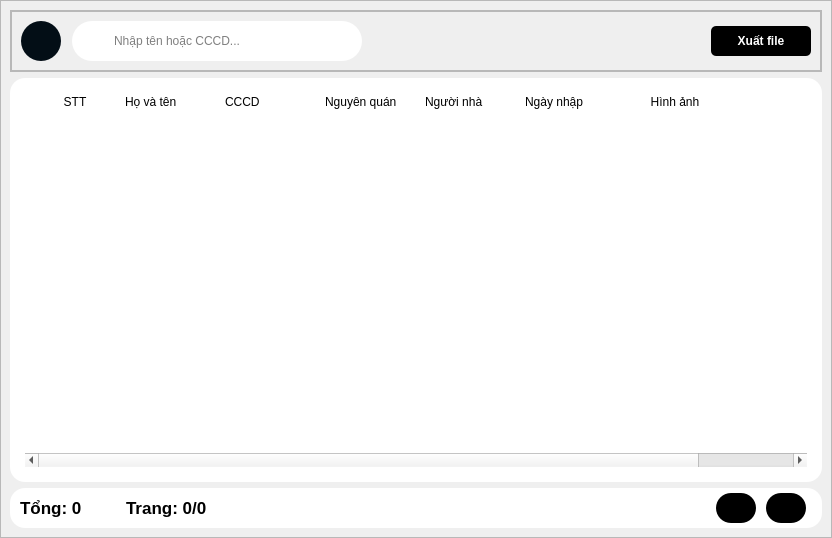
<?xml version="1.0" encoding="UTF-8"?>
<ui version="4.0">
 <class>Form</class>
 <widget class="QWidget" name="Form">
  <property name="geometry">
   <rect>
    <x>0</x>
    <y>0</y>
    <width>832</width>
    <height>538</height>
   </rect>
  </property>
  <property name="windowTitle">
   <string>Form</string>
  </property>
  <layout class="QGridLayout" name="gridLayout">
   <property name="leftMargin">
    <number>0</number>
   </property>
   <property name="topMargin">
    <number>0</number>
   </property>
   <property name="rightMargin">
    <number>0</number>
   </property>
   <property name="bottomMargin">
    <number>0</number>
   </property>
   <property name="spacing">
    <number>0</number>
   </property>
   <item row="0" column="0">
    <widget class="QFrame" name="frame">
     <property name="frameShape">
      <enum>QFrame::StyledPanel</enum>
     </property>
     <property name="frameShadow">
      <enum>QFrame::Raised</enum>
     </property>
     <layout class="QVBoxLayout" name="verticalLayout">
      <item>
       <widget class="QFrame" name="VehicleTypeOptionFrame">
        <property name="minimumSize">
         <size>
          <width>0</width>
          <height>50</height>
         </size>
        </property>
        <property name="frameShape">
         <enum>QFrame::StyledPanel</enum>
        </property>
        <property name="frameShadow">
         <enum>QFrame::Raised</enum>
        </property>
        <layout class="QGridLayout" name="gridLayout_43">
         <property name="leftMargin">
          <number>0</number>
         </property>
         <property name="topMargin">
          <number>0</number>
         </property>
         <property name="rightMargin">
          <number>0</number>
         </property>
         <property name="bottomMargin">
          <number>0</number>
         </property>
         <property name="spacing">
          <number>0</number>
         </property>
         <item row="0" column="0">
          <widget class="QFrame" name="VehicleTypeOptionBlankFrame_2">
           <property name="frameShape">
            <enum>QFrame::StyledPanel</enum>
           </property>
           <property name="frameShadow">
            <enum>QFrame::Raised</enum>
           </property>
           <layout class="QHBoxLayout" name="horizontalLayout_3">
            <item>
             <widget class="QPushButton" name="btnAddMember">
              <property name="minimumSize">
               <size>
                <width>40</width>
                <height>40</height>
               </size>
              </property>
              <property name="maximumSize">
               <size>
                <width>40</width>
                <height>40</height>
               </size>
              </property>
              <property name="cursor">
               <cursorShape>PointingHandCursor</cursorShape>
              </property>
              <property name="toolTip">
               <string/>
              </property>
              <property name="styleSheet">
               <string notr="true">background-color: rgb(3, 14, 22);
	color: white;
	border-radius: 20px;
	font: 87 10pt &quot;Segoe UI Black&quot;;
	background-image: url(:/images/res/drawable/icons/add.png);
	background-position: center center;
	background-repeat: none;
</string>
              </property>
              <property name="text">
               <string/>
              </property>
             </widget>
            </item>
            <item>
             <widget class="QLineEdit" name="edtSearchMemberNT">
              <property name="minimumSize">
               <size>
                <width>250</width>
                <height>40</height>
               </size>
              </property>
              <property name="maximumSize">
               <size>
                <width>300</width>
                <height>16777215</height>
               </size>
              </property>
              <property name="styleSheet">
               <string notr="true">color: black;
	background-color: white;
	border-radius: 20px;
	background-image:url(:/images/res/drawable/icons/search_line_padding-left.png);
	background-position: left center;
	background-repeat: none;
	padding-left: 40px;
	font: 10pt &quot;Open Sans&quot;;
	margin-left: 5px;
	margin-right: 5px;</string>
              </property>
              <property name="placeholderText">
               <string>Nhập tên hoặc CCCD...</string>
              </property>
             </widget>
            </item>
            <item>
             <spacer name="horizontalSpacer">
              <property name="orientation">
               <enum>Qt::Horizontal</enum>
              </property>
              <property name="sizeHint" stdset="0">
               <size>
                <width>40</width>
                <height>20</height>
               </size>
              </property>
             </spacer>
            </item>
            <item>
             <widget class="QPushButton" name="btnPrint">
              <property name="minimumSize">
               <size>
                <width>100</width>
                <height>30</height>
               </size>
              </property>
              <property name="font">
               <font>
                <weight>62</weight>
                <bold>true</bold>
               </font>
              </property>
              <property name="cursor">
               <cursorShape>PointingHandCursor</cursorShape>
              </property>
              <property name="styleSheet">
               <string notr="true">background-color:#000;
color:#fff;
font-weight:500;
border-radius: 5px;</string>
              </property>
              <property name="text">
               <string>Xuất file</string>
              </property>
              <property name="icon">
               <iconset resource="../../resources.qrc">
                <normaloff>:/images/res/drawable/icons/print_FILL0_wght400_GRAD0_opsz48.svg</normaloff>:/images/res/drawable/icons/print_FILL0_wght400_GRAD0_opsz48.svg</iconset>
              </property>
             </widget>
            </item>
           </layout>
          </widget>
         </item>
        </layout>
       </widget>
      </item>
      <item>
       <widget class="QTableWidget" name="tbMember">
        <property name="styleSheet">
         <string notr="true">QTableWidget#tbMember {
	background-color: white;
	padding: 15px;
	border-radius: 15px;
	font: 11pt &quot;Open Sans&quot;;
}
QTableWidget::item {
	
}

QTableWidget::section {
	height: 50px;
}
QTableWidget::item:selected{
	background-color: white;
color:#000;

}

QHeaderView::section{
	border: none;
	background-color: rgb(255, 255, 255);
	font: 81 12pt &quot;Open Sans Condensed ExtraBold&quot;;

}
QTableWidget::horizontalHeader {

}
QHeaderView::section:horizontal
{
}
QHeaderView::section:vertical
{
}
</string>
        </property>
        <property name="lineWidth">
         <number>1</number>
        </property>
        <property name="dragDropOverwriteMode">
         <bool>true</bool>
        </property>
        <property name="selectionMode">
         <enum>QAbstractItemView::ExtendedSelection</enum>
        </property>
        <property name="selectionBehavior">
         <enum>QAbstractItemView::SelectItems</enum>
        </property>
        <property name="textElideMode">
         <enum>Qt::ElideRight</enum>
        </property>
        <property name="showGrid">
         <bool>false</bool>
        </property>
        <property name="gridStyle">
         <enum>Qt::SolidLine</enum>
        </property>
        <property name="wordWrap">
         <bool>true</bool>
        </property>
        <attribute name="verticalHeaderVisible">
         <bool>false</bool>
        </attribute>
        <column>
         <property name="text">
          <string>STT</string>
         </property>
         <property name="textAlignment">
          <set>AlignCenter</set>
         </property>
        </column>
        <column>
         <property name="text">
          <string>Họ và tên</string>
         </property>
         <property name="textAlignment">
          <set>AlignLeading|AlignVCenter</set>
         </property>
        </column>
        <column>
         <property name="text">
          <string>CCCD</string>
         </property>
         <property name="textAlignment">
          <set>AlignLeading|AlignVCenter</set>
         </property>
        </column>
        <column>
         <property name="text">
          <string>Nguyên quán</string>
         </property>
         <property name="textAlignment">
          <set>AlignLeading|AlignVCenter</set>
         </property>
        </column>
        <column>
         <property name="text">
          <string>Người nhà</string>
         </property>
         <property name="textAlignment">
          <set>AlignLeading|AlignVCenter</set>
         </property>
        </column>
        <column>
         <property name="text">
          <string>Ngày nhập</string>
         </property>
         <property name="textAlignment">
          <set>AlignLeading|AlignVCenter</set>
         </property>
        </column>
        <column>
         <property name="text">
          <string>Hình ảnh</string>
         </property>
         <property name="textAlignment">
          <set>AlignCenter</set>
         </property>
        </column>
        <column>
         <property name="text">
          <string/>
         </property>
        </column>
       </widget>
      </item>
      <item>
       <widget class="QFrame" name="VEhicleTypeBlankOptionStatusFrame">
        <property name="minimumSize">
         <size>
          <width>0</width>
          <height>40</height>
         </size>
        </property>
        <property name="styleSheet">
         <string notr="true">background-color: rgb(255, 255, 255);
border-radius: 15px;</string>
        </property>
        <property name="frameShape">
         <enum>QFrame::StyledPanel</enum>
        </property>
        <property name="frameShadow">
         <enum>QFrame::Raised</enum>
        </property>
        <layout class="QHBoxLayout" name="horizontalLayout">
         <property name="leftMargin">
          <number>10</number>
         </property>
         <property name="topMargin">
          <number>0</number>
         </property>
         <property name="rightMargin">
          <number>10</number>
         </property>
         <property name="bottomMargin">
          <number>0</number>
         </property>
         <item>
          <widget class="QLabel" name="lbTottal">
           <property name="maximumSize">
            <size>
             <width>100</width>
             <height>16777215</height>
            </size>
           </property>
           <property name="font">
            <font>
             <pointsize>13</pointsize>
             <weight>75</weight>
             <bold>true</bold>
            </font>
           </property>
           <property name="text">
            <string>Tổng: 0</string>
           </property>
          </widget>
         </item>
         <item>
          <widget class="QLabel" name="lbPage">
           <property name="font">
            <font>
             <pointsize>13</pointsize>
             <weight>75</weight>
             <bold>true</bold>
            </font>
           </property>
           <property name="text">
            <string>Trang: 0/0</string>
           </property>
          </widget>
         </item>
         <item>
          <widget class="QFrame" name="frame_2">
           <property name="maximumSize">
            <size>
             <width>100</width>
             <height>16777215</height>
            </size>
           </property>
           <property name="frameShape">
            <enum>QFrame::StyledPanel</enum>
           </property>
           <property name="frameShadow">
            <enum>QFrame::Raised</enum>
           </property>
           <layout class="QHBoxLayout" name="horizontalLayout_2">
            <property name="leftMargin">
             <number>0</number>
            </property>
            <property name="topMargin">
             <number>0</number>
            </property>
            <property name="rightMargin">
             <number>0</number>
            </property>
            <property name="bottomMargin">
             <number>0</number>
            </property>
            <item>
             <widget class="QPushButton" name="btnBackPage">
              <property name="minimumSize">
               <size>
                <width>0</width>
                <height>30</height>
               </size>
              </property>
              <property name="maximumSize">
               <size>
                <width>40</width>
                <height>16777215</height>
               </size>
              </property>
              <property name="cursor">
               <cursorShape>PointingHandCursor</cursorShape>
              </property>
              <property name="styleSheet">
               <string notr="true">background-color:#000;</string>
              </property>
              <property name="text">
               <string/>
              </property>
              <property name="icon">
               <iconset resource="../../resources.qrc">
                <normaloff>:/images/res/drawable/icons/back_icon.svg</normaloff>:/images/res/drawable/icons/back_icon.svg</iconset>
              </property>
             </widget>
            </item>
            <item>
             <widget class="QPushButton" name="btnNextPage">
              <property name="minimumSize">
               <size>
                <width>0</width>
                <height>30</height>
               </size>
              </property>
              <property name="maximumSize">
               <size>
                <width>40</width>
                <height>16777215</height>
               </size>
              </property>
              <property name="cursor">
               <cursorShape>PointingHandCursor</cursorShape>
              </property>
              <property name="styleSheet">
               <string notr="true">background-color:#000;</string>
              </property>
              <property name="text">
               <string/>
              </property>
              <property name="icon">
               <iconset resource="../../resources.qrc">
                <normaloff>:/images/res/drawable/icons/next_icon.svg</normaloff>:/images/res/drawable/icons/next_icon.svg</iconset>
              </property>
             </widget>
            </item>
           </layout>
          </widget>
         </item>
        </layout>
       </widget>
      </item>
     </layout>
    </widget>
   </item>
  </layout>
 </widget>
 <resources>
  <include location="../../resources.qrc"/>
 </resources>
 <connections/>
</ui>
